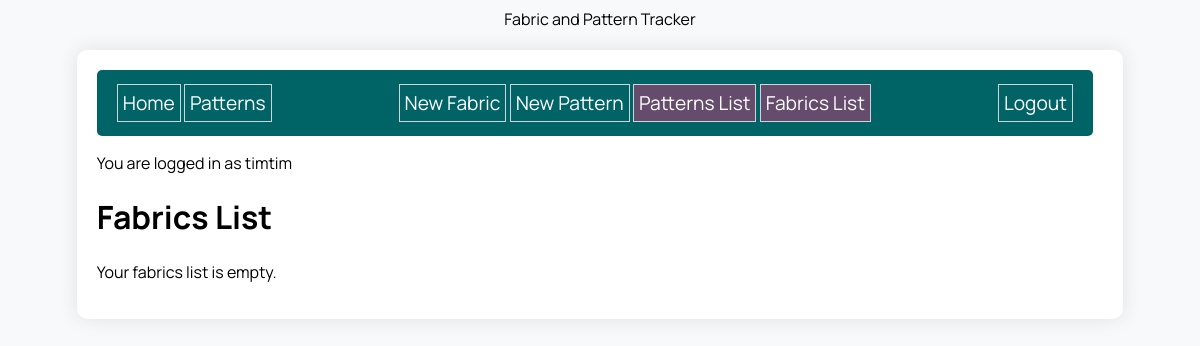
The app's page /fabrics_list (signed in), older data.
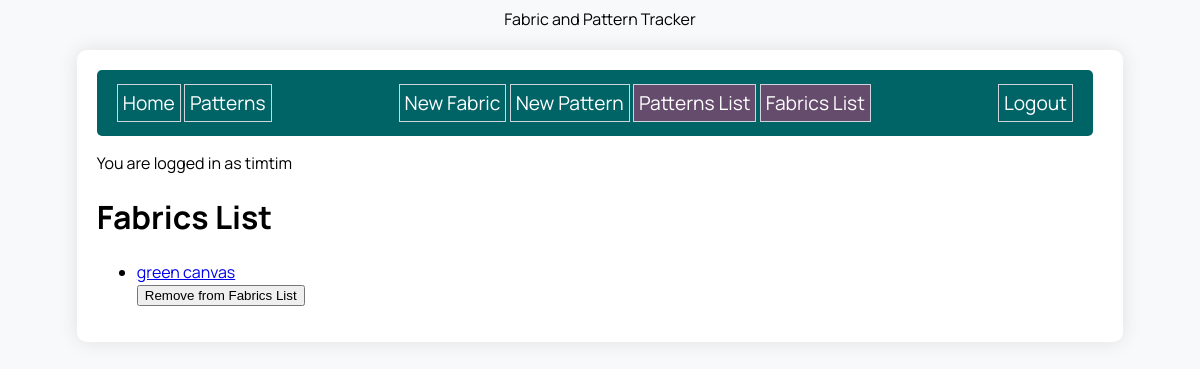
The same page, newer data.
### sewing_app/models.py (models this page shows)
class Fabric(db.Model):
    id = db.Column(db.Integer, primary_key=True)
    name = db.Column(db.String(80), nullable=False)
    color = db.Column(db.String(80), nullable=False)
    quantity = db.Column(db.Numeric(precision=5, scale=2), nullable=False)
    photo_url = db.Column(URLType)
    patterns = db.relationship(
        'Pattern', secondary=fabrics_patterns, back_populates='fabrics')
    created_by_id = db.Column(db.Integer, db.ForeignKey('user.id'))
    created_by = db.relationship('User')
    users = db.relationship('User', secondary=fabrics_list,
                            back_populates='fabrics_list_items')

### sewing_app/routes.py (the view)
@main.route('/fabrics_list')
@login_required
def fabrics_list():
    fabrics_list = current_user.fabrics_list_items
    return render_template('fabrics_list.html', fabrics_list=fabrics_list)

### sewing_app/extensions.py (called while the page is built)
@login_manager.user_loader
def load_user(user_id):
    from .models import User
    return User.query.get(user_id)

### sewing_app/templates/fabrics_list.html (shortened to what this page needs)
{% extends 'base.html' %}
{% block content %}
<h1>Fabrics List</h1>
{% if fabrics_list %}
<ul class="fabrics-list">
  {% for fabric in fabrics_list %}
  <li class="fabrics-item">
    <a href="{{ url_for('main.fabric_detail', fabric_id=fabric.id) }}">
      {{ fabric.name }}
      <form action="{{ url_for('main.remove_from_fabrics_list', fabric_id=fabric.id) }}" method="POST">
        <button type="submit" class="btn-remove-from-list">Remove from Fabrics List</button>
      </form>
  </li>
  {% endfor %}
</ul>
{% else %}
<p>Your fabrics list is empty.</p>
{% endif %}
{% endblock %}

Row changes from the older to the newer data that the page shows:
now on this page (row edited): Fabric: name "green canvas"
Text that changed along with them:
text no longer shown: "Your fabrics list is empty."
